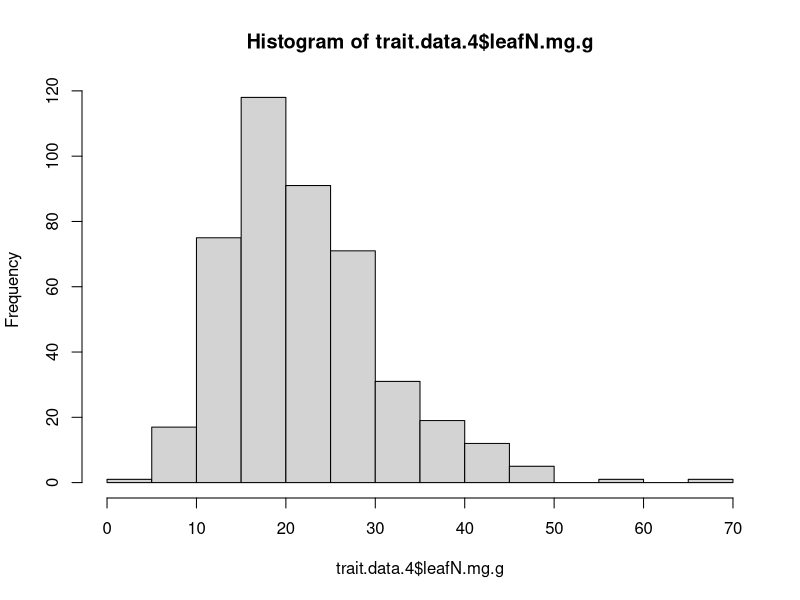
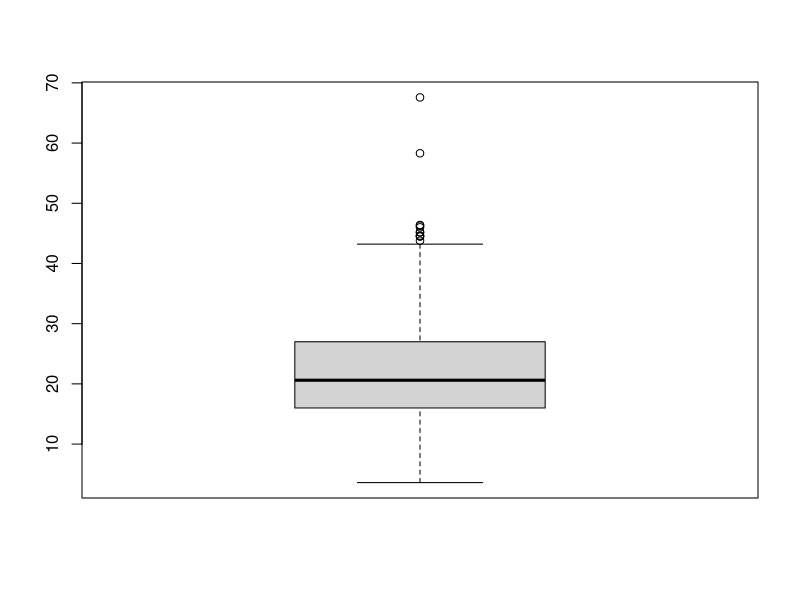
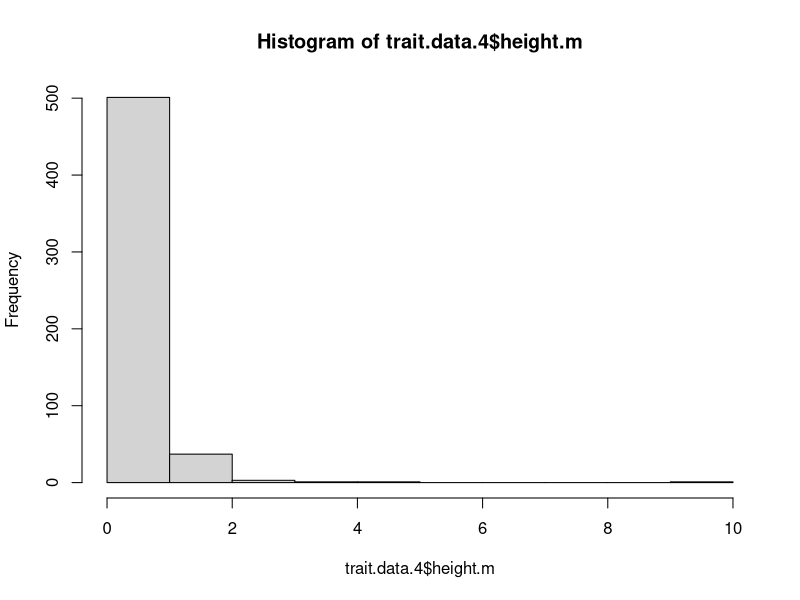
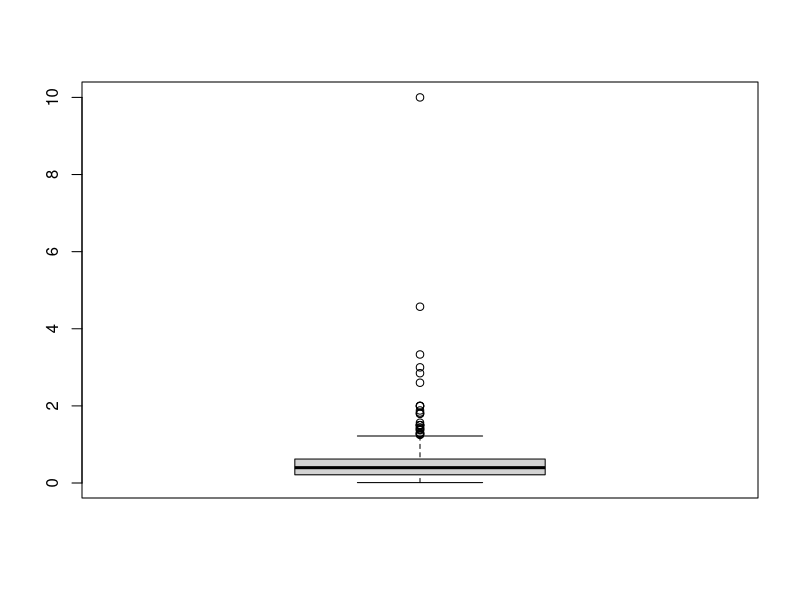
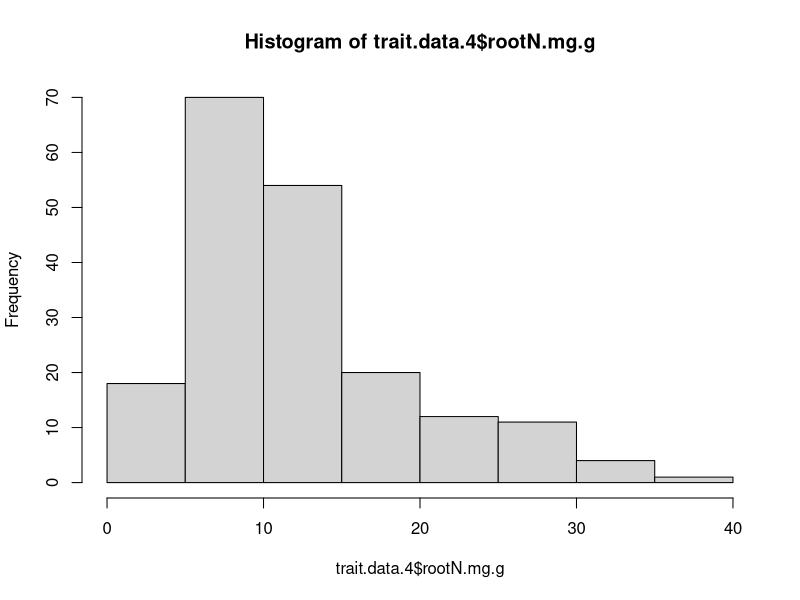
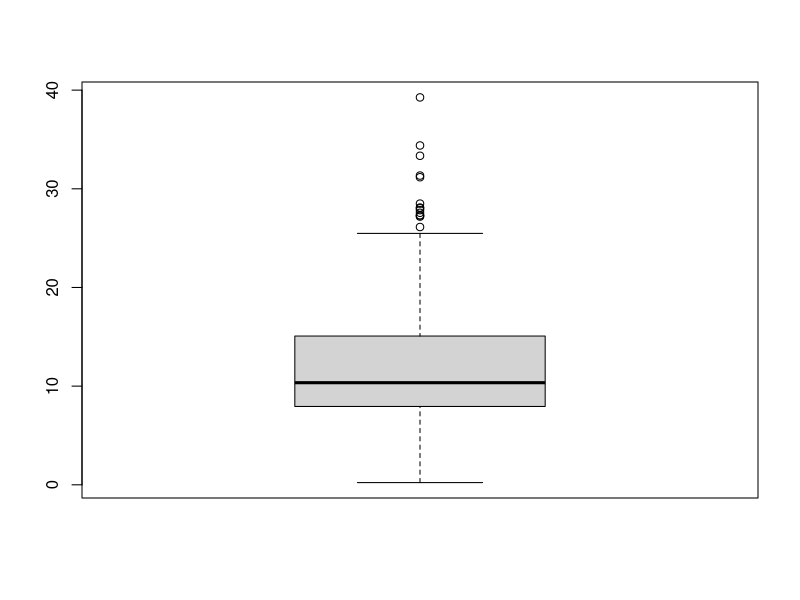
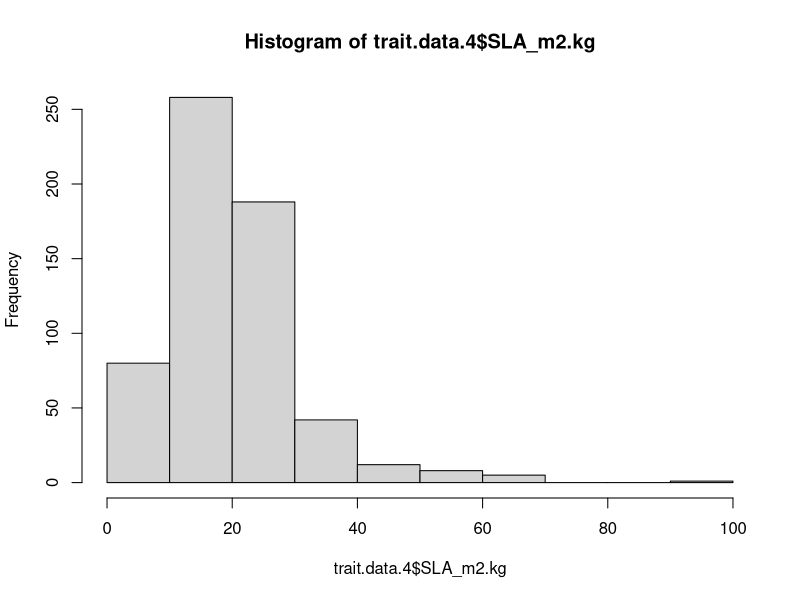
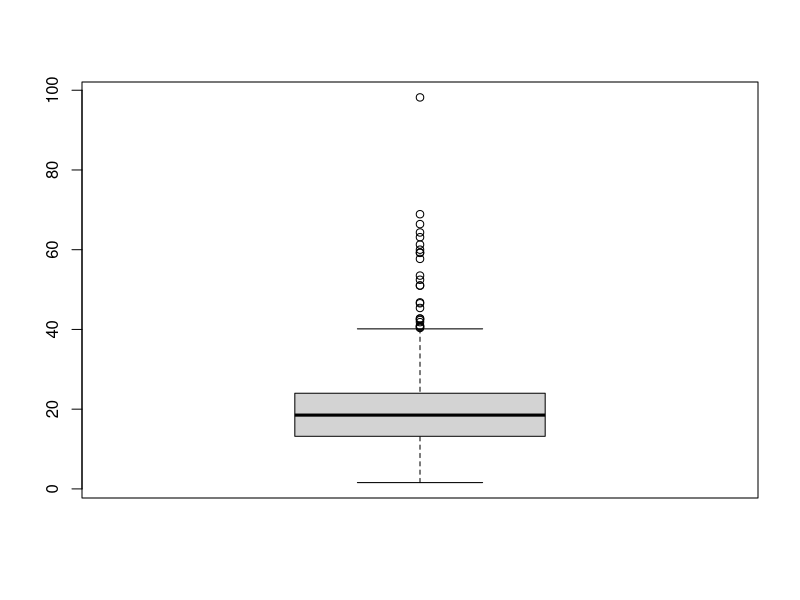

The R source for these figures, in order:
# Script to prep trait data for analyses

library(corrplot)

# read in full data frame 
trait.data = read.csv("./New.dfs/trait.species.trt.yr1.final.new.csv")

# subset traits to only those of interest
trait.data.2 = trait.data[,c(1,7,8,10,12,14,15,18,20,27:29)]

# subset out woody species and trees from local_lifeform

trait.data.3 = subset(trait.data.2, !trait.data.2$functional_group == "WOODY")
trait.data.3 = subset(trait.data.3, !trait.data.3$local_lifeform == "TREE")

# BACI analysis:
# 244 new species, 29 removed because TREE or WOODY, 1 FERN removed, 4 CACTUS removed
# 210 total new species added (if traits available)

# subset for species with SLA
trait.data.4 = subset(trait.data.3, trait.data.3$SLA_m2.kg > 0 ) # 558 taxon

#write.csv(trait.data.4, file = "./New.dfs/traits.no.woody.SLA.csv")

#### checking for outliers ####
# all outliers removed manually from traits.no.woody.SLA.csv and 
# made new file traits.no.woody.SLA.no.outlier.csv

hist(trait.data.4$leafN.mg.g)
boxplot(trait.data.4$leafN.mg.g)
mean = mean(trait.data.4$leafN.mg.g, na.rm = TRUE)
std = sd(trait.data.4$leafN.mg.g, na.rm = TRUE)
Tmin = mean-(3*std)
Tmax = mean+(3*std)
sort(trait.data.4$leafN.mg.g[which(trait.data.4$leafN.mg.g <Tmin | trait.data.4$leafN.mg.g > Tmax)])
# removed leafN 58.30000 67.58333
# percent removed 
table(is.na(trait.data.4$leafN.mg.g))
558-185
2/373*100 #0.54%

hist(trait.data.4$height.m)
boxplot(trait.data.4$height.m)
mean = mean(trait.data.4$height.m, na.rm = TRUE)
std = sd(trait.data.4$height.m, na.rm = TRUE)
Tmin = mean-(3*std)
Tmax = mean+(3*std)
sort(trait.data.4$height.m[which(trait.data.4$height.m <Tmin | trait.data.4$height.m > Tmax)])
# removed height 1.996670 - 4.572000
# percent removed 
table(is.na(trait.data.4$height.m))
558-66
8/492*100 #1.63%

hist(trait.data.4$rootN.mg.g)
boxplot(trait.data.4$rootN.mg.g)
mean = mean(trait.data.4$rootN.mg.g, na.rm = TRUE)
std = sd(trait.data.4$rootN.mg.g, na.rm = TRUE)
Tmin = mean-(3*std)
Tmax = mean+(3*std)
sort(trait.data.4$rootN.mg.g[which(trait.data.4$rootN.mg.g <Tmin | trait.data.4$rootN.mg.g > Tmax)])
# remove rootN 33.34667 - 39.26274
# percent removed 
table(is.na(trait.data.4$rootN.mg.g))
558-371
3/187*100 #1.60%

hist(trait.data.4$SLA_m2.kg)
boxplot(trait.data.4$SLA_m2.kg)
mean = mean(trait.data.4$SLA_m2.kg, na.rm = TRUE)
std = sd(trait.data.4$SLA_m2.kg, na.rm = TRUE)
Tmin = mean-(3*std)
Tmax = mean+(3*std)
sort(trait.data.4$SLA_m2.kg[which(trait.data.4$SLA_m2.kg <Tmin | trait.data.4$SLA_m2.kg > Tmax)])
# remove SLA 53.50000 - 98.20000
# percent removed 
table(is.na(trait.data.4$SLA_m2.kg))
12/558*100 #2.15%

hist(trait.data.4$root.depth_m)
boxplot(trait.data.4$root.depth_m)
mean = mean(trait.data.4$root.depth_m, na.rm = TRUE)
std = sd(trait.data.4$root.depth_m, na.rm = TRUE)
Tmin = mean-(3*std)
Tmax = mean+(3*std)
sort(trait.data.4$root.depth_m[which(trait.data.4$root.depth_m <Tmin | trait.data.4$root.depth_m > Tmax)])
# remove depth 2.426850 - 3.300000
# percent removed 
table(is.na(trait.data.4$root.depth_m))
558-245
9/313*100 #2.88%

hist(trait.data.4$RTD.g.cm3)
boxplot(trait.data.4$RTD.g.cm3)
mean = mean(trait.data.4$RTD.g.cm3, na.rm = TRUE)
std = sd(trait.data.4$RTD.g.cm3, na.rm = TRUE)
Tmin = mean-(3*std)
Tmax = mean+(3*std)
sort(trait.data.4$RTD.g.cm3[which(trait.data.4$RTD.g.cm3 <Tmin | trait.data.4$RTD.g.cm3 > Tmax)])
# remove RTD 0.7450000 - 0.9167417
# percent removed 
table(is.na(trait.data.4$RTD.g.cm3))
558-331
3/227*100 #1.32%

hist(trait.data.4$SRL_m.g)
boxplot(trait.data.4$SRL_m.g)
mean = mean(trait.data.4$SRL_m.g, na.rm = TRUE)
std = sd(trait.data.4$SRL_m.g, na.rm = TRUE)
Tmin = mean-(3*std)
Tmax = mean+(3*std)
sort(trait.data.4$SRL_m.g[which(trait.data.4$SRL_m.g <Tmin | trait.data.4$SRL_m.g > Tmax)])
# remove SRL 601.5858 - 929.9185
# percent removed 
table(is.na(trait.data.4$SRL_m.g))
558-281
6/277*100 #2.17%

hist(trait.data.4$rootDiam.mm)
boxplot(trait.data.4$rootDiam.mm)
mean = mean(trait.data.4$rootDiam.mm, na.rm = TRUE)
std = sd(trait.data.4$rootDiam.mm, na.rm = TRUE)
Tmin = mean-(3*std)
Tmax = mean+(3*std)
sort(trait.data.4$rootDiam.mm[which(trait.data.4$rootDiam.mm <Tmin | trait.data.4$rootDiam.mm > Tmax)])
# remove diam 1.330000 - 2.015308
# percent removed 
table(is.na(trait.data.4$rootDiam.mm))
558-274
8/284*100 #2.81%

#### read in new trait data without outliers and cover data ####

trait.data.new = read.csv("./New.dfs/traits.no.woody.SLA.no.outlier.csv")
cover.data = read.csv("./New.dfs/cover.response.trt.y1.csv")

# subset trait data for only species in cover data

subset.traits = subset(trait.data.new, trait.data.new$Taxon %in% cover.data$Taxon)

# merge trait data and cover data

all.data = merge(cover.data, subset.traits, by="Taxon") 
# 383 species from 628 data points from 76 sites

# write.csv(all.data, file = "./New.dfs/all.data.response.0.csv")

#### data set split by lifespan ####
# need to read out data and fix the lifespan to particular sites since 
# some species have different lifespan at different sites

all.data.ls = read.csv("./New.dfs/all.data.response.0.lifespan.csv", row.names = 1)
table(all.data.ls$local_lifespan)
# 487 perennial, 126 annual

annual.data = subset(all.data.ls, all.data.ls$local_lifespan == "ANNUAL") # 126 data points
# 126 data points from 80 species

perennial.data = subset(all.data.ls, all.data.ls$local_lifespan == "PERENNIAL") 
# 487 data points of 294 species

table(all.data.ls$functional_group)
# 320 forb, 24 graminoid, 230 grass, 54 legume

grass = subset(all.data.ls, all.data.ls$functional_group == "GRASS") 
# 230 data points of 129 species

table(grass$local_lifespan)
# 41 annuals, 187 perennials

forb = subset(all.data.ls, all.data.ls$functional_group == "FORB")
# 320 data points of 201 species

# grasses and graminoids
graminoid = subset(all.data.ls, all.data.ls$functional_group %in% c("GRASS","GRAMINOID"))

# grass.annuals
grass.annual = subset(grass, grass$local_lifespan == "ANNUAL")
# 41 data points

# grass.perennial
grass.perennial = subset(grass, grass$local_lifespan == "PERENNIAL")
# 187 data points

graminoid.perennial = subset(graminoid, graminoid$local_lifespan == "PERENNIAL")
# 210 data points 
# graminoid annual is same as grass.annual since all graminoids were perennials

#### merge trait data and BACI cover data ####

trait.data.new = read.csv("./New.dfs/traits.no.woody.SLA.no.outlier.csv", row.names = 1)
cover.data = read.csv("./New.dfs/BACI.data.csv", row.names = 1)

# subset trait data for only species in cover data

subset.traits = subset(trait.data.new, trait.data.new$Taxon %in% cover.data$Taxon)

# merge trait data and cover data

all.data = merge(cover.data, subset.traits, by="Taxon") 
# 275 species from 407 data points from 65 sites

# write.csv(all.data, file = "./New.dfs/BACI.all.data.response.0.csv")

# split by lifeform and functional group

all.data.ls = read.csv("./New.dfs/BACI.all.data.response.0.lifespan.csv", row.names = 1)
table(all.data.ls$local_lifespan)
# 321 perennial, 79 annual

annual.data = subset(all.data.ls, all.data.ls$local_lifespan == "ANNUAL")
# 79 data points from 56 species

perennial.data = subset(all.data.ls, all.data.ls$local_lifespan == "PERENNIAL") 
# 321 data points of 212 species

table(all.data.ls$functional_group)
# 201 forb, 15 graminoid, 160 grass, 31 legume

grass = subset(all.data.ls, all.data.ls$functional_group == "GRASS") 
# 160 data points of 105 species

table(grass$local_lifespan)
# 31 annuals, 127 perennials

forb = subset(all.data.ls, all.data.ls$functional_group == "FORB")
# 201 data points of 135 species

# grass.perennial
grass.perennial = subset(grass, grass$local_lifespan == "PERENNIAL")
# 127 data points of 82 species

#### write out the files ####

#write.csv(all.data, file = "./New.dfs/all.data.csv")
#write.csv(annual.data, file = "./New.dfs/annual.data.csv")
#write.csv(forb, file = "./New.dfs/forb.csv")
#write.csv(grass, file = "./New.dfs/grass.csv")
#write.csv(perennial.data, file = "./New.dfs/perennial.data.csv")
#write.csv(graminoid, file = "./New.dfs/graminoid.data.csv")
#write.csv(grass.annual, file = "./New.dfs/grass.annual.data.csv")
#write.csv(grass.perennial, file = "./New.dfs/grass.perennial.data.csv")
#write.csv(graminoid.perennial, file = "./New.dfs/graminoid.perennial.data.csv")

#write.csv(all.data, file = "./New.dfs/all.data.BACI.csv")
#write.csv(annual.data, file = "./New.dfs/annual.data.BACI.csv")
#write.csv(forb, file = "./New.dfs/forb.BACI.csv")
#write.csv(grass, file = "./New.dfs/grass.BACI.csv")
#write.csv(perennial.data, file = "./New.dfs/perennial.data.BACI.csv")
#write.csv(grass.perennial, file = "./New.dfs/grass.perennial.data.BACI.csv")














